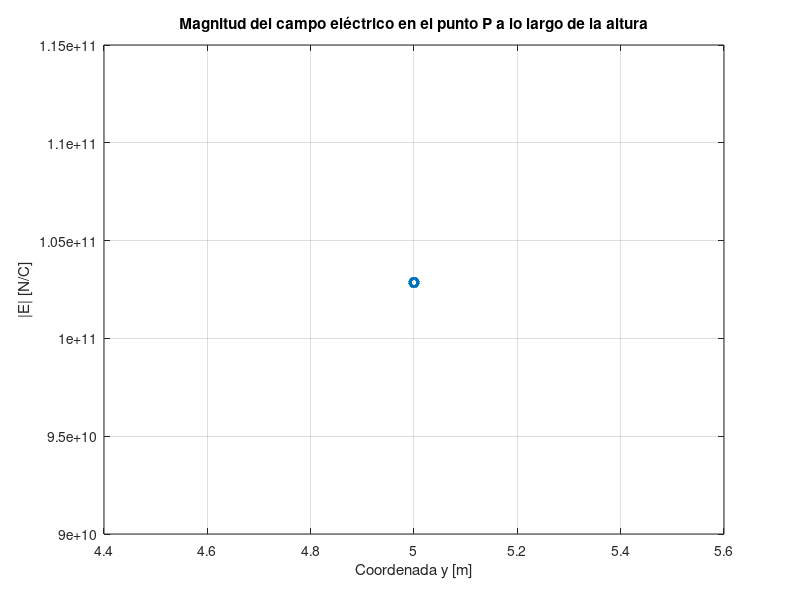

The MATLAB script that drew this image:
% ----- Variables de entrada (pedidas al usuario) -----
q1 = input('Ingrese la carga q1 (C): ');
q2 = input('Ingrese la carga q2 (C): ');
q3 = input('Ingrese la carga q3 (C): ');
a  = input('Ingrese el lado del triangulo a (m): ');

ke = 9e9;  % Constante de Coulomb [N·m^2/C^2]

% Altura del triangulo equilatero
h = (sqrt(3)/2)*a;
fprintf('La altura del triangulo es h = %.4f m\n',h);

% Usuario ingresa 5 coordenadas y
y_vals = zeros(1,5);
for i = 1:5
    y_vals(i) = input(sprintf('Ingrese la coordenada y%d (entre 0 y %.4f m): ',i,h));
end

% Prealocar vector de resultados
E_vals = zeros(size(y_vals));

% ----- Cálculo de |E| para cada punto -----
for i = 1:length(y_vals)
    y = y_vals(i);
    Px = a/2; 
    Py = y;
    
    % Distancias desde P a cada carga
    r1 = sqrt((Px-0)^2 + (Py-0)^2);   % P a q1
    r2 = sqrt((Px-a)^2 + (Py-0)^2);   % P a q2
    r3 = abs(Py-h);                   % P a q3 (vertical)
    
    % Vectores unitarios
    u1 = [(Px-0) (Py-0)]/r1;
    u2 = [(Px-a) (Py-0)]/r2;
    u3 = [0 (Py-h)]/r3;
    
    % Campos individuales
    E1 = ke*q1/r1^2 * u1;
    E2 = ke*q2/r2^2 * u2;
    E3 = ke*q3/r3^2 * u3;
    
    % Campo total
    Etot = E1 + E2 + E3;
    E_vals(i) = norm(Etot);
    
    % Mostrar resultado
    fprintf('Punto P = (%.3f , %.3f) m -> |E| = %.3e N/C\n',Px,Py,E_vals(i));
end

% ----- Gráfico -----
figure;
plot(y_vals,E_vals,'-o','LineWidth',2,'MarkerSize',6);
xlabel('Coordenada y [m]');
ylabel('|E| [N/C]');
title('Magnitud del campo eléctrico en el punto P a lo largo de la altura');
grid on;  
